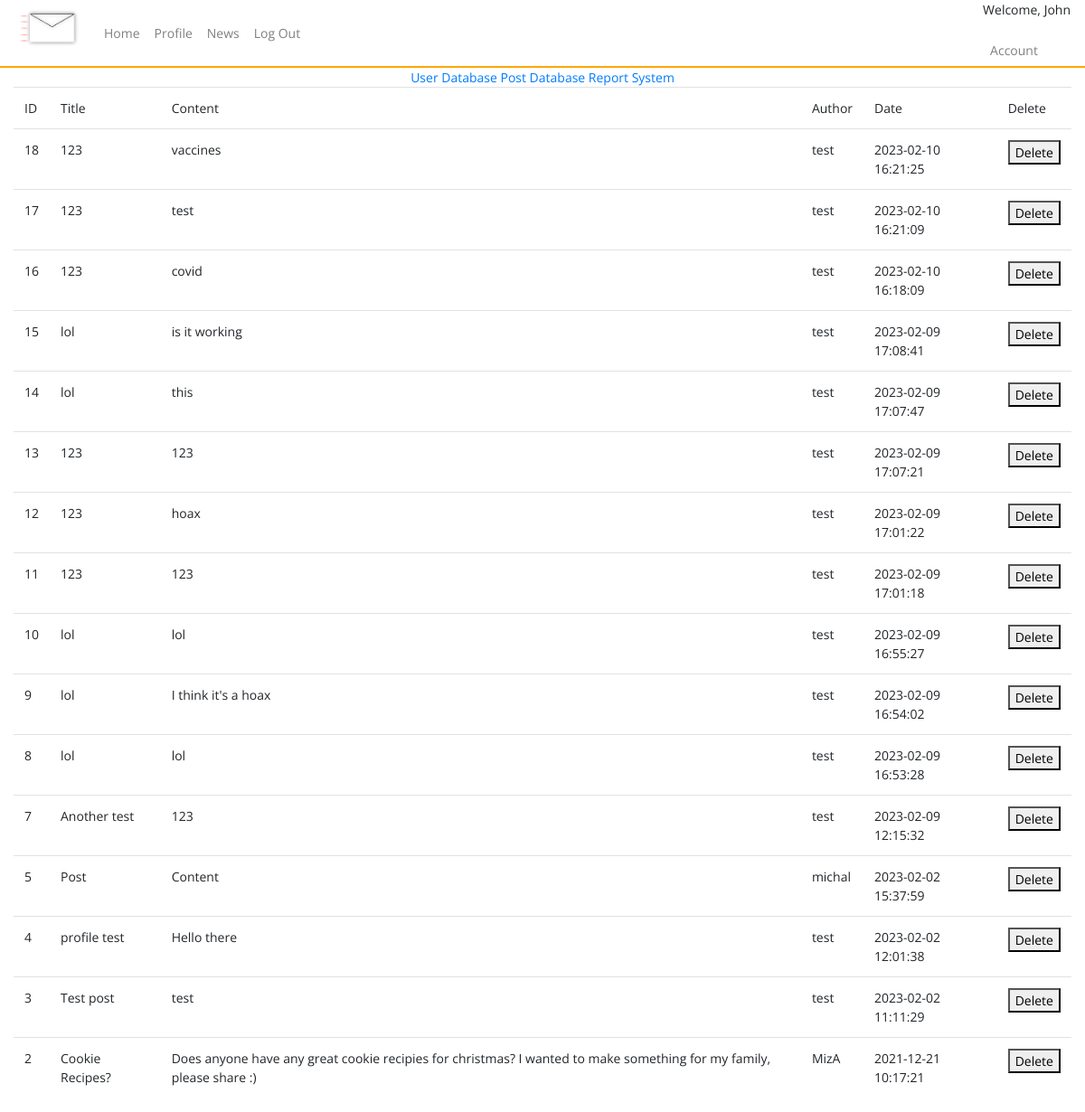
The page /admin/posts (signed in) on the database as committed earlier.
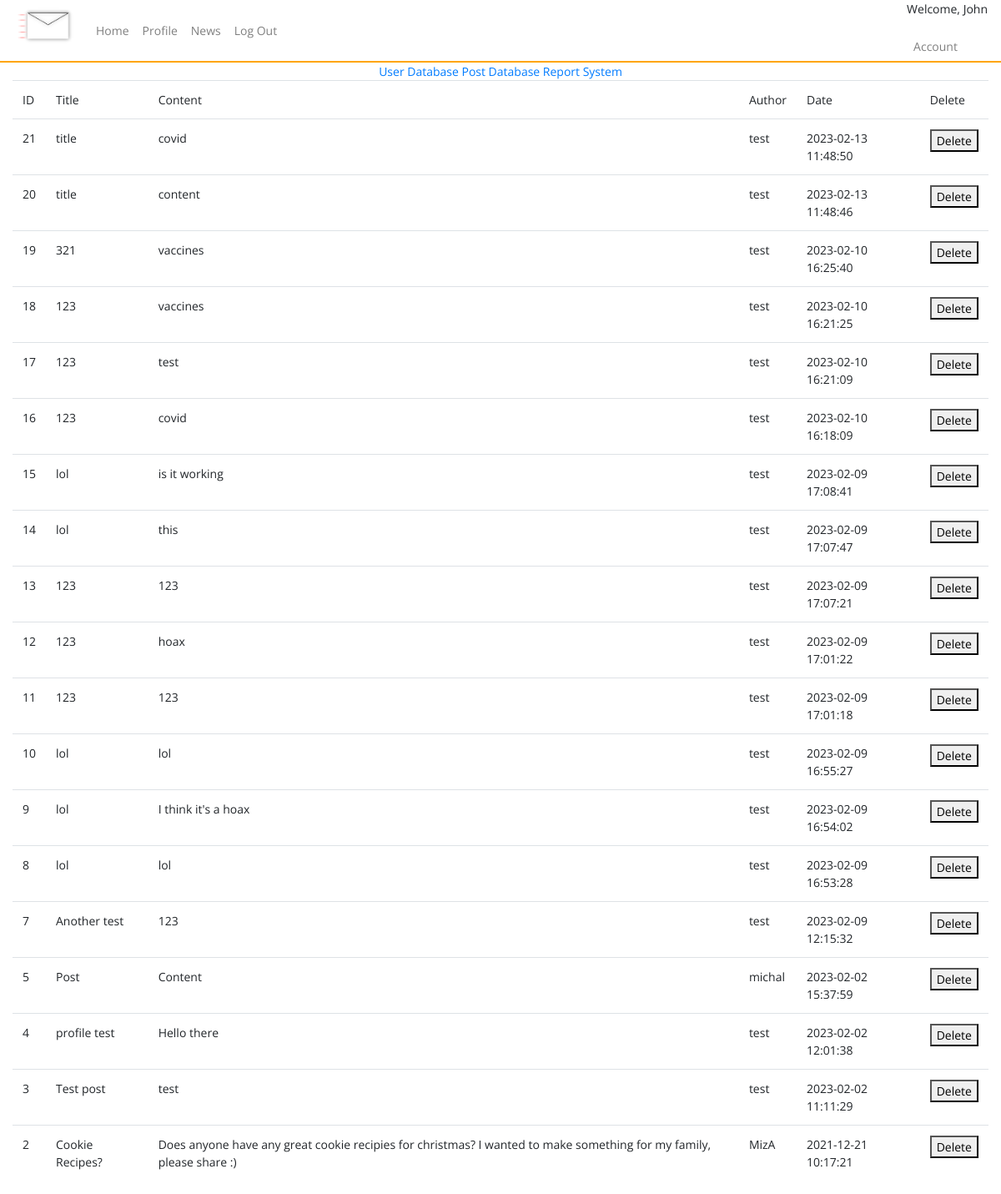
The same page on the database as committed later.
### tables this page shows
CREATE TABLE posts (
    ID INTEGER PRIMARY KEY AUTOINCREMENT,
    title TEXT NOT NULL,
    content TEXT NOT NULL,
    by_user TEXT NOT NULL,
    created_at timestamp default current_timestamp
, userID integer, flagged text);

### app.py (the view)
@app.route("/admin/posts")
def admin_posts():
    if not session.get('username'):
        return redirect(url_for('home'))
    post_table=query_db('SELECT * FROM posts ORDER BY created_at DESC')
    return render_template("post_database.html", post_table = post_table)

### app.py (called while the page is built)
def query_db(query, args=(), one=False):
    con = g._database = sqlite3.connect(DATABASE)
    con.row_factory = sqlite3.Row
    cur = con.execute(query, args)
    rv = cur.fetchall()
    cur.close()
    return (rv[0] if rv else None) if one else rv

### templates/post_database.html (shortened to what this page needs)
{% include "admin.html" %}
<div class="container-fluid col">
    <table class="table">
        <tr>
            <td>ID</td>
            <td>Title</td>
            <td>Content</td>
            <td>Author</td>
            <td>Date</td>
            <td>Delete</td>
        </tr>
        <tr>
            {% for post in post_table %}
            <td>{{post.ID}}</td>
            <td>{{post.title}}</td>
            <td>{{post.content}}</td>
            <td>{{post.by_user}}</td>
            <td>{{post.created_at}}</td>
            <td><button type="button" onClick="{{url_for}}">Delete</td></tr>
            {% endfor %}
        </table>
    </div>

### templates/admin.html (shortened to what this page needs)
{% include "layout.html" %}
{% include "nav.html" %}
<body>
    <div class="container-fluid">
        <div class="row">
            <div class="col text-center">
                <a class="admin_link" href="{{ url_for('admin_user') }}">User Database</a>
                <a class="admin_link" href="{{ url_for('admin_posts') }}">Post Database</a>
                <a class="admin_link" href="{{ url_for('news') }}">Report System</a>
            </div>
        </div>
    </div>
</body>

### templates/layout.html (shortened to what this page needs)
<!doctype html>
<head>
  <link href="{{ url_for('static', filename='css/bootstrap.min.css') }}" rel="stylesheet">
  <link href="{{ url_for('static', filename='css/style.css') }}" rel="stylesheet">
  <link href="https://cdnjs.cloudflare.com/ajax/libs/toastr.js/latest/toastr.min.css" rel="stylesheet">
</head>

### templates/nav.html (shortened to what this page needs)
<nav class="navbar nav-main navbar-expand-lg navbar-light">
    <a class="navbar-brand">
      <img src="{{url_for('static', filename='assets/logo.png')}}" alt="logo" style="height: 75px;">
    </a>
    <div class="collapse navbar-collapse" id="navbarNav">
      <ul class="navbar-nav">
        <li class="nav-item">
          <a class="nav-link" href="{{ url_for('posts') }}">Home</a>
        </li>
        <li class="nav-item">
          <a class="nav-link" href="{{ url_for('profile') }}">Profile</a>
        </li>
        <li class="nav-item">
          <a class="nav-link" href="{{ url_for('news') }}">News</a>
        </li>
        <li class="nav-item">
          <a class="nav-link" href="{{ url_for('logout') }}">Log Out</a>
        </li>
      </ul>
    </div>
    <div class="welcome-session">
      <p>Welcome, {{session.username}}</p>
      <ul class="navbar-nav">
        <li class="nav-item">
          <a class="nav-link" href="{{ url_for('account_settings') }}">Account</a>
        </li>
      </ul>
    </div>
  </nav>

### static/css/style.css (style rules this page uses)
body { font-family: 'Open Sans', sans-serif; font-weight: 400px; font-size: 14px; }
.nav-main { background-color: rgb(255, 255, 255); border-bottom: 2px solid orange; height: 75px; }
.welcome-session { text-align: right; }
.table { margin-left: auto; margin-right: auto; }

Rows that differ between the two databases and show on the page:
added posts: ID "21", title "title", content "covid", by_user "test", created_at "2023-02-13 11:48:50"
added posts: ID "20", title "title", content "content", by_user "test", created_at "2023-02-13 11:48:46"
added posts: ID "19", title "321", content "vaccines", by_user "test", created_at "2023-02-10 16:25:40"
